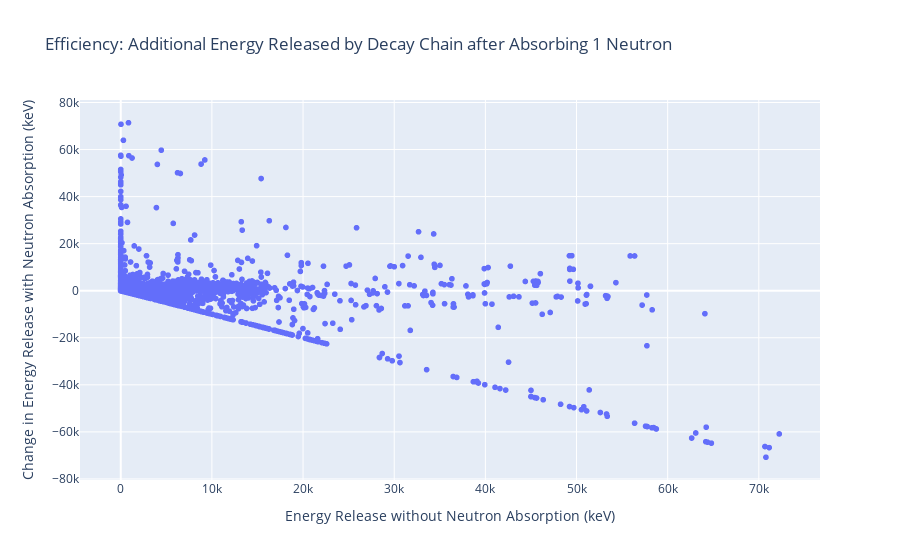

This figure's notebook cell:
### Code cell
fig = px.scatter(efficiency_df, x="Energy Release without Neutron Absorption (keV)", 
           y = "Change in Energy Release with Neutron Absorption (keV)", 
           hover_data = ["Parent Isotope"],
           title = "Efficiency: Additional Energy Released by Decay Chain after Absorbing 1 Neutron")
fig

### Figure 1 — Plotly figure (JSON) as saved in the notebook; plotly's stock layout.template omitted (floating-point values rounded to 4 significant figures; data arrays with more than 128 entries replaced by an {"elided": "..."} marker saying what was removed)
{"data": [{"customdata": {"elided": "3367x1 str values"}, "hovertemplate": "Energy Release without Neutron Absorption (keV)=%{x}<br>Change in Energy Release with Neutron Absorption (keV)=%{y}<br>Parent Isotope=%{customdata[0]}<extra></extra>", "legendgroup": "", "marker": {"color": "#636efa", "symbol": "circle"}, "mode": "markers", "name": "", "showlegend": false, "type": "scattergl", "x": {"elided": "3367 float values"}, "xaxis": "x", "y": {"elided": "3367 float values"}, "yaxis": "y"}], "layout": {"legend": {"tracegroupgap": 0}, "title": {"text": "Efficiency: Additional Energy Released by Decay Chain after Absorbing 1 Neutron"}, "xaxis": {"anchor": "y", "domain": [0, 1], "title": {"text": "Energy Release without Neutron Absorption (keV)"}}, "yaxis": {"anchor": "x", "domain": [0, 1], "title": {"text": "Change in Energy Release with Neutron Absorption (keV)"}}}}
